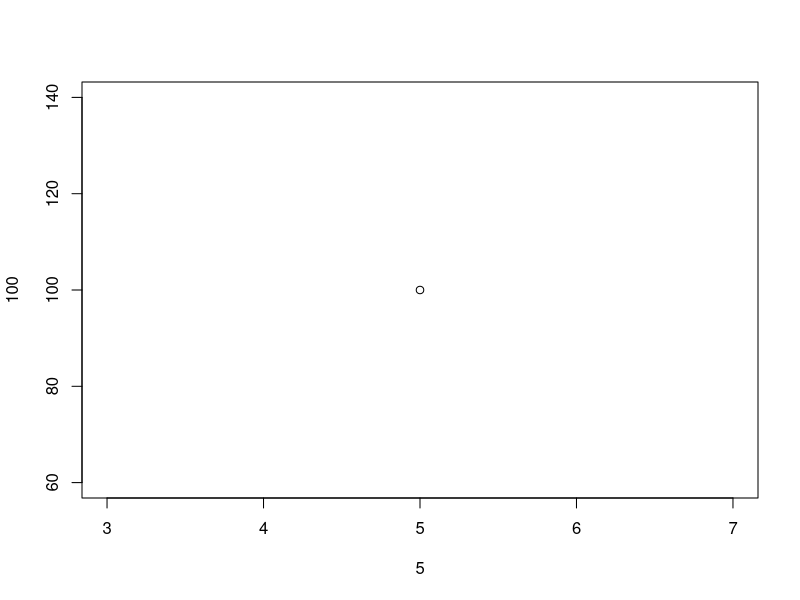
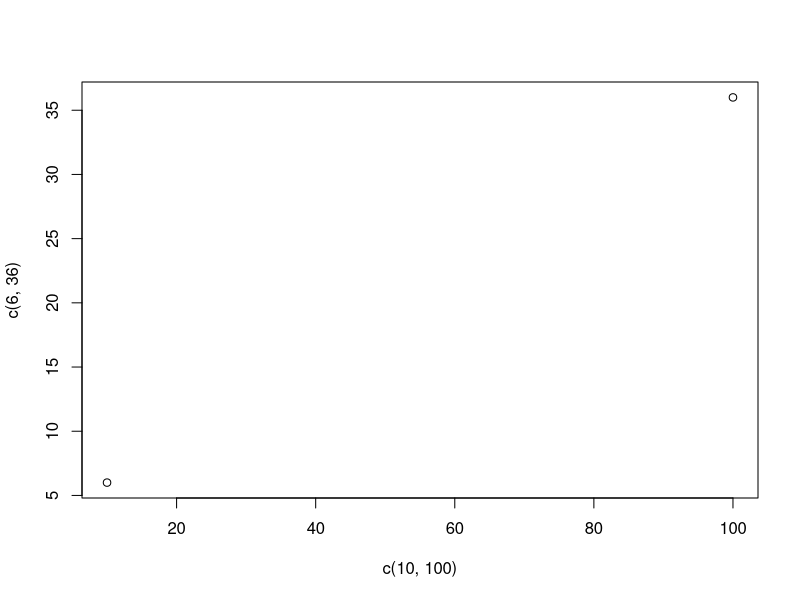
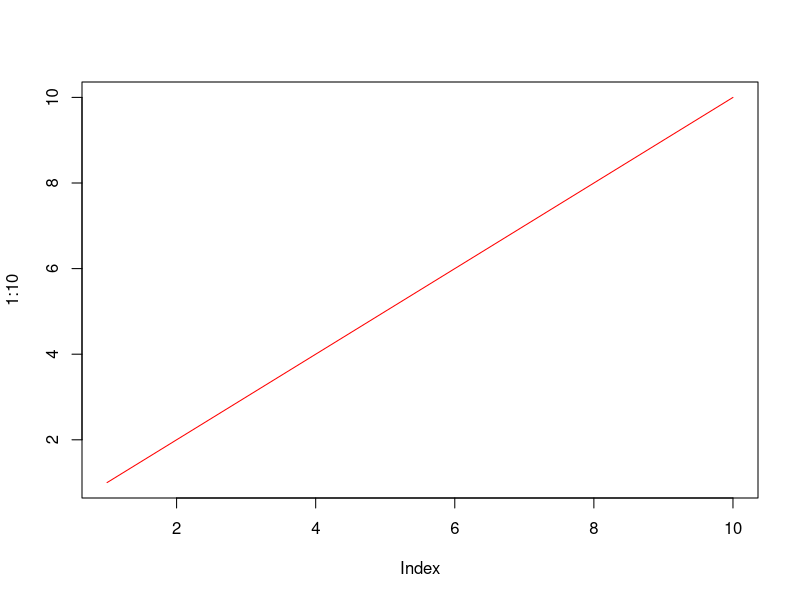
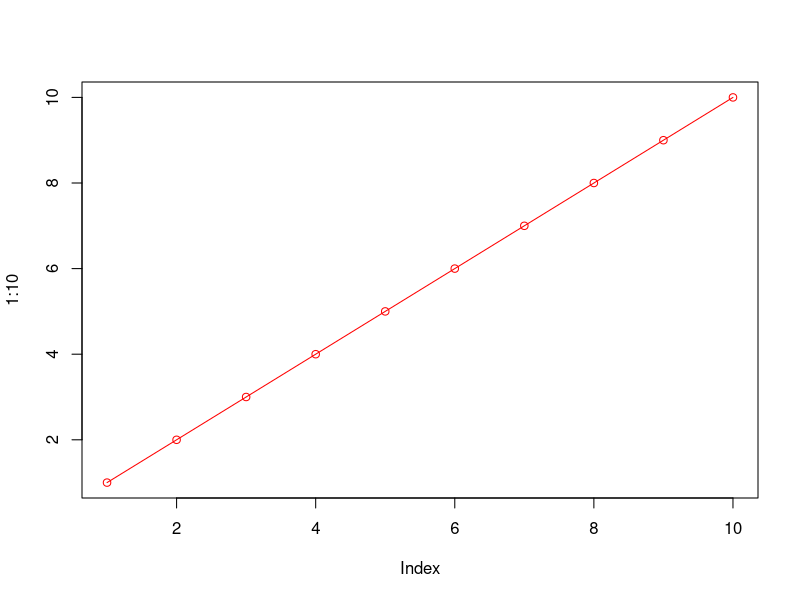
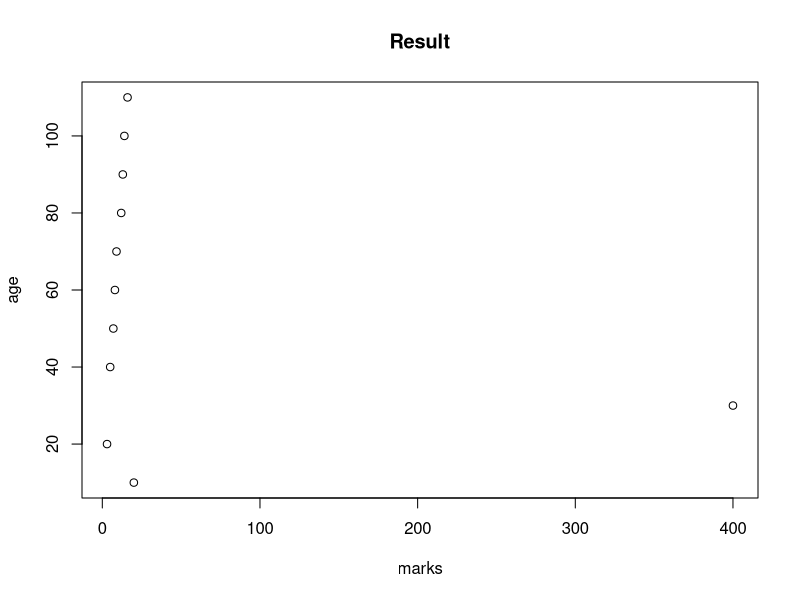
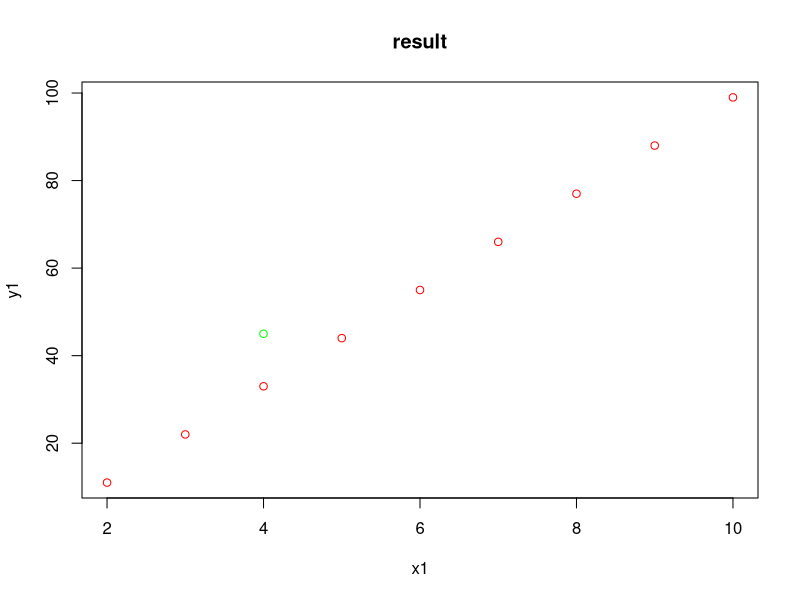
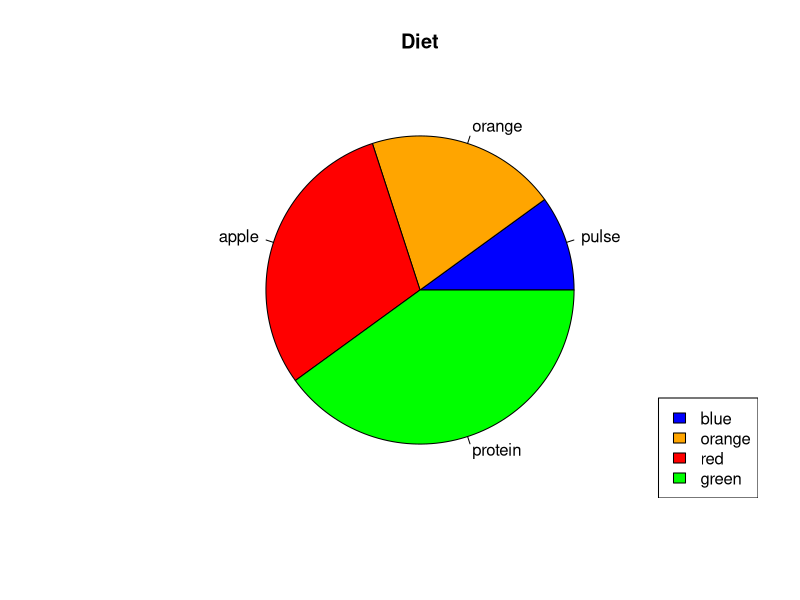
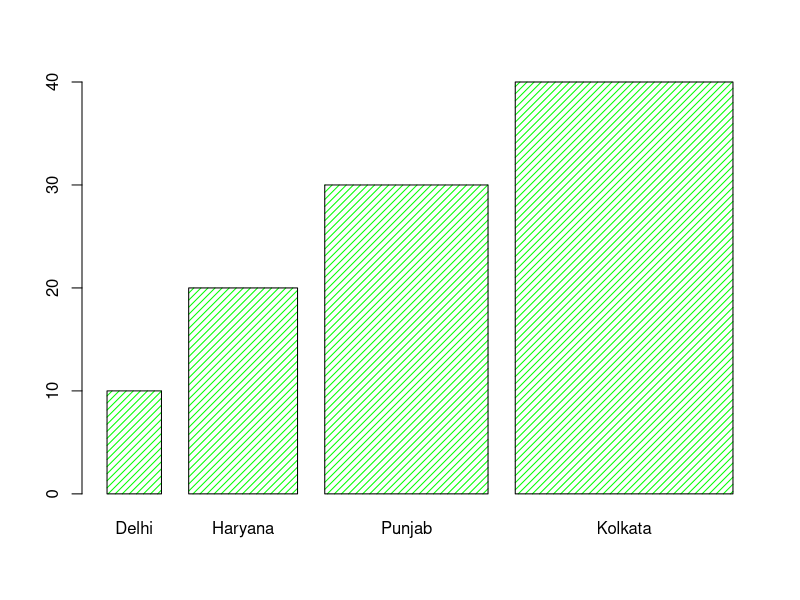

These charts were generated, in order, by the following R code:
# Types of Graphs-
# 1. Line Chart
# 2. Scatterplot
# 3. pie chart
# 4. bar graph

plot(5,100)

plot(c(10, 100), c(6, 36))

# ------------Line Chart --------------------

plot(1:10, type ="l", col = "red") # color formatting
plot(1:10, type ="o", col = "red") 

#Scatter plot
x<- c(20,3,400,5,7,8,9,12,13,14,16)
y<- c(10,20,30,40,50,60,70,80,90,100,110)

plot(x, y, main = "Result", xlab = "marks", ylab = "age")

x1 <- c(2,3,4,5,6,7,8,9,10)
y1 <- c(11,22,33,44,55,66,77,88,99)

x2 <- c(1,1,2,2,3,3,4,12,12,23,45,41,54)
y2 <- c(10,100,120,130,140,150,45,78,89,190,110,121,230)

plot(x1, y1, col="red", main = "result")
points(x2,y2, col="green")

# -------------Pie Chart--------------------

x <- c(10,20,30,40)
mylabel <- c("pulse", "orange", "apple", "protein")
colors <- c("blue", "orange", "red", "green")
pie(x, labels = mylabel, main = "Diet", col = colors)

legend("bottomright", colors, fill = colors)


# -------------------Bar Chart----------------------------

x <- c("Delhi", "Haryana", "Punjab", "Kolkata")
y <- c(10, 20, 30, 40)

barplot(y, names.arg = x, col = "green", density = 20, width = c(1,2,3,4))

barplot(y, names.arg = x, col = "green", horiz = TRUE)

# --------------------------------------------------------------------
library(datasets)
data(mtcars)

head(mtcars)

summary(mtcars)

boxplot(mtcars$mpg, col = "orange")

hist(mtcars$mpg, col = "orange")

hist(mtcars$mpg, col = "green", breaks = 45)

# ------------------------Bar Plotting----------------------------
barplot(table(mtcars$carb), col = "red")

# --------------------------Box plot------------------------------
boxplot(mpg~gear, data = mtcars, col = "blue")

# ---------------------------Histogram------------------------------
hist(subset(mtcars, cyl==4) $mpg, col = "green")
hist(subset(mtcars, cyl==8) $mpg, col = "green")

# ----------------------------Scatter plot----------------------------------
with(mtcars, plot(mpg, qsec))
